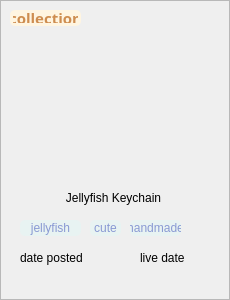
        <widget class="QFrame" name="post_sample_11">
         <property name="minimumSize">
          <size>
           <width>230</width>
           <height>300</height>
          </size>
         </property>
         <property name="maximumSize">
          <size>
           <width>230</width>
           <height>300</height>
          </size>
         </property>
         <property name="styleSheet">
          <string notr="true">#post_image {
  weight: 2; 
}

#post_info {
  weight: 1;
}</string>
         </property>
         <property name="frameShape">
          <enum>QFrame::StyledPanel</enum>
         </property>
         <property name="frameShadow">
          <enum>QFrame::Raised</enum>
         </property>
         <widget class="QLabel" name="post_image_17">
          <property name="geometry">
           <rect>
            <x>0</x>
            <y>0</y>
            <width>230</width>
            <height>170</height>
           </rect>
          </property>
          <property name="sizePolicy">
           <sizepolicy hsizetype="Preferred" vsizetype="Preferred">
            <horstretch>0</horstretch>
            <verstretch>10</verstretch>
           </sizepolicy>
          </property>
          <property name="text">
           <string/>
          </property>
          <property name="pixmap">
           <pixmap resource="../../../public/images/post_images/post_images.qrc">:/post_images/IMG_7106.jpg</pixmap>
          </property>
          <property name="scaledContents">
           <bool>true</bool>
          </property>
         </widget>
         <widget class="QWidget" name="post_info_17" native="true">
          <property name="geometry">
           <rect>
            <x>10</x>
            <y>180</y>
            <width>211</width>
            <height>111</height>
           </rect>
          </property>
          <property name="sizePolicy">
           <sizepolicy hsizetype="Preferred" vsizetype="Preferred">
            <horstretch>0</horstretch>
            <verstretch>0</verstretch>
           </sizepolicy>
          </property>
          <property name="styleSheet">
           <string notr="true"/>
          </property>
          <widget class="QLabel" name="post_title_17">
           <property name="geometry">
            <rect>
             <x>10</x>
             <y>10</y>
             <width>187</width>
             <height>16</height>
            </rect>
           </property>
           <property name="styleSheet">
            <string notr="true">QLabel {
    
	font: 700 13pt &quot;Manrope&quot;;
}</string>
           </property>
           <property name="text">
            <string>Jellyfish Keychain</string>
           </property>
           <property name="alignment">
            <set>Qt::AlignCenter</set>
           </property>
           <property name="wordWrap">
            <bool>true</bool>
           </property>
          </widget>
          <widget class="QWidget" name="post_details_11" native="true">
           <property name="geometry">
            <rect>
             <x>0</x>
             <y>60</y>
             <width>211</width>
             <height>31</height>
            </rect>
           </property>
           <property name="styleSheet">
            <string notr="true">QLabel {font: 400 12pt &quot;Manrope&quot;;}</string>
           </property>
           <widget class="QLabel" name="sales_type_12">
            <property name="geometry">
             <rect>
              <x>10</x>
              <y>10</y>
              <width>72</width>
              <height>16</height>
             </rect>
            </property>
            <property name="text">
             <string>date posted</string>
            </property>
           </widget>
           <widget class="QLabel" name="live_date_12">
            <property name="geometry">
             <rect>
              <x>130</x>
              <y>10</y>
              <width>55</width>
              <height>16</height>
             </rect>
            </property>
            <property name="text">
             <string>live date</string>
            </property>
           </widget>
          </widget>
          <widget class="QWidget" name="post_tags_17" native="true">
           <property name="geometry">
            <rect>
             <x>0</x>
             <y>30</y>
             <width>211</width>
             <height>31</height>
            </rect>
           </property>
           <property name="styleSheet">
            <string notr="true">QLabel {
    font: 600 11pt &quot;Manrope&quot;;
    color: rgb(137, 153, 211);
    text-align: center;
    background-color: #E8F3F2;
    border-radius: 5px;
}</string>
           </property>
           <widget class="QLabel" name="tag_49">
            <property name="geometry">
             <rect>
              <x>10</x>
              <y>10</y>
              <width>61</width>
              <height>16</height>
             </rect>
            </property>
            <property name="styleSheet">
             <string notr="true"/>
            </property>
            <property name="text">
             <string>jellyfish</string>
            </property>
            <property name="alignment">
             <set>Qt::AlignCenter</set>
            </property>
            <property name="margin">
             <number>1</number>
            </property>
           </widget>
           <widget class="QLabel" name="tag_50">
            <property name="geometry">
             <rect>
              <x>80</x>
              <y>10</y>
              <width>31</width>
              <height>16</height>
             </rect>
            </property>
            <property name="styleSheet">
             <string notr="true"/>
            </property>
            <property name="text">
             <string>cute</string>
            </property>
            <property name="alignment">
             <set>Qt::AlignCenter</set>
            </property>
            <property name="margin">
             <number>1</number>
            </property>
           </widget>
           <widget class="QLabel" name="tag_51">
            <property name="geometry">
             <rect>
              <x>120</x>
              <y>10</y>
              <width>51</width>
              <height>16</height>
             </rect>
            </property>
            <property name="styleSheet">
             <string notr="true"/>
            </property>
            <property name="text">
             <string>handmade</string>
            </property>
            <property name="alignment">
             <set>Qt::AlignCenter</set>
            </property>
            <property name="margin">
             <number>1</number>
            </property>
           </widget>
          </widget>
         </widget>
         <widget class="QLabel" name="post_type_12">
          <property name="geometry">
           <rect>
            <x>10</x>
            <y>10</y>
            <width>71</width>
            <height>16</height>
           </rect>
          </property>
          <property name="font">
           <font>
            <family>Manrope</family>
            <pointsize>11</pointsize>
            <bold>true</bold>
           </font>
          </property>
          <property name="styleSheet">
           <string notr="true">border-radius: 5px; padding:3px;
background-color: rgb(255, 245, 225);
color:rgb(206, 141, 80);</string>
          </property>
          <property name="text">
           <string>collection</string>
          </property>
          <property name="alignment">
           <set>Qt::AlignCenter</set>
          </property>
         </widget>
        </widget>
